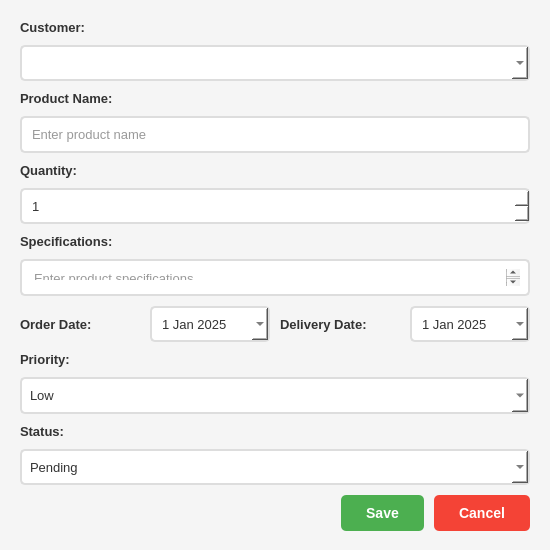
<?xml version="1.0" encoding="UTF-8"?>
<ui version="4.0">
 <class>OrderDialog</class>
 <widget class="QDialog" name="OrderDialog">
  <property name="geometry">
   <rect>
    <x>0</x>
    <y>0</y>
    <width>550</width>
    <height>550</height>
   </rect>
  </property>
  <property name="minimumSize">
   <size>
    <width>550</width>
    <height>550</height>
   </size>
  </property>
  <property name="maximumSize">
   <size>
    <width>550</width>
    <height>550</height>
   </size>
  </property>
  <property name="windowTitle">
   <string>Order Details</string>
  </property>
  <property name="styleSheet">
   <string notr="true">QDialog {
    background-color: #f5f5f5;
}

QLabel {
    font-size: 13px;
    color: #333;
    font-weight: bold;
}

QLineEdit, QTextEdit, QComboBox, QSpinBox, QDateEdit {
    padding: 8px;
    border: 2px solid #ddd;
    border-radius: 5px;
    font-size: 13px;
    background-color: white;
    color: #333;
}

QLineEdit:focus, QTextEdit:focus, QComboBox:focus, QSpinBox:focus, QDateEdit:focus {
    border: 2px solid #2196F3;
}

QPushButton#btnSave {
    background-color: #4CAF50;
    color: white;
    padding: 10px 25px;
    border: none;
    border-radius: 5px;
    font-size: 14px;
    font-weight: bold;
}

QPushButton#btnSave:hover {
    background-color: #45a049;
}

QPushButton#btnCancel {
    background-color: #f44336;
    color: white;
    padding: 10px 25px;
    border: none;
    border-radius: 5px;
    font-size: 14px;
    font-weight: bold;
}

QPushButton#btnCancel:hover {
    background-color: #da190b;
}</string>
  </property>
  <layout class="QVBoxLayout" name="verticalLayout">
   <property name="spacing">
    <number>10</number>
   </property>
   <property name="leftMargin">
    <number>20</number>
   </property>
   <property name="topMargin">
    <number>20</number>
   </property>
   <property name="rightMargin">
    <number>20</number>
   </property>
   <property name="bottomMargin">
    <number>20</number>
   </property>
   <item>
    <widget class="QLabel" name="label">
     <property name="text">
      <string>Customer:</string>
     </property>
    </widget>
   </item>
   <item>
    <widget class="QComboBox" name="cmbCustomer"/>
   </item>
   <item>
    <widget class="QLabel" name="label_2">
     <property name="text">
      <string>Product Name:</string>
     </property>
    </widget>
   </item>
   <item>
    <widget class="QLineEdit" name="txtProductName">
     <property name="placeholderText">
      <string>Enter product name</string>
     </property>
    </widget>
   </item>
   <item>
    <widget class="QLabel" name="label_3">
     <property name="text">
      <string>Quantity:</string>
     </property>
    </widget>
   </item>
   <item>
    <widget class="QSpinBox" name="spinQuantity">
     <property name="minimum">
      <number>1</number>
     </property>
     <property name="maximum">
      <number>10000</number>
     </property>
    </widget>
   </item>
   <item>
    <widget class="QLabel" name="label_4">
     <property name="text">
      <string>Specifications:</string>
     </property>
    </widget>
   </item>
   <item>
    <widget class="QTextEdit" name="txtSpecifications">
     <property name="maximumSize">
      <size>
       <width>16777215</width>
       <height>80</height>
      </size>
     </property>
     <property name="placeholderText">
      <string>Enter product specifications</string>
     </property>
    </widget>
   </item>
   <item>
    <layout class="QHBoxLayout" name="horizontalLayout">
     <item>
      <widget class="QLabel" name="label_5">
       <property name="text">
        <string>Order Date:</string>
       </property>
      </widget>
     </item>
     <item>
      <widget class="QDateEdit" name="dateOrder">
       <property name="calendarPopup">
        <bool>true</bool>
       </property>
       <property name="date">
        <date>
         <year>2025</year>
         <month>1</month>
         <day>1</day>
        </date>
       </property>
      </widget>
     </item>
     <item>
      <widget class="QLabel" name="label_6">
       <property name="text">
        <string>Delivery Date:</string>
       </property>
      </widget>
     </item>
     <item>
      <widget class="QDateEdit" name="dateDelivery">
       <property name="calendarPopup">
        <bool>true</bool>
       </property>
       <property name="date">
        <date>
         <year>2025</year>
         <month>1</month>
         <day>1</day>
        </date>
       </property>
      </widget>
     </item>
    </layout>
   </item>
   <item>
    <widget class="QLabel" name="label_7">
     <property name="text">
      <string>Priority:</string>
     </property>
    </widget>
   </item>
   <item>
    <widget class="QComboBox" name="cmbPriority">
     <item>
      <property name="text">
       <string>Low</string>
      </property>
     </item>
     <item>
      <property name="text">
       <string>Medium</string>
      </property>
     </item>
     <item>
      <property name="text">
       <string>High</string>
      </property>
     </item>
     <item>
      <property name="text">
       <string>Urgent</string>
      </property>
     </item>
    </widget>
   </item>
   <item>
    <widget class="QLabel" name="label_8">
     <property name="text">
      <string>Status:</string>
     </property>
    </widget>
   </item>
   <item>
    <widget class="QComboBox" name="cmbStatus">
     <item>
      <property name="text">
       <string>Pending</string>
      </property>
     </item>
     <item>
      <property name="text">
       <string>In Progress</string>
      </property>
     </item>
     <item>
      <property name="text">
       <string>Completed</string>
      </property>
     </item>
     <item>
      <property name="text">
       <string>Cancelled</string>
      </property>
     </item>
    </widget>
   </item>
   <item>
    <spacer name="verticalSpacer">
     <property name="orientation">
      <enum>Qt::Vertical</enum>
     </property>
     <property name="sizeHint" stdset="0">
      <size>
       <width>20</width>
       <height>40</height>
      </size>
     </property>
    </spacer>
   </item>
   <item>
    <layout class="QHBoxLayout" name="horizontalLayout_2">
     <item>
      <spacer name="horizontalSpacer">
       <property name="orientation">
        <enum>Qt::Horizontal</enum>
       </property>
       <property name="sizeHint" stdset="0">
        <size>
         <width>40</width>
         <height>20</height>
        </size>
       </property>
      </spacer>
     </item>
     <item>
      <widget class="QPushButton" name="btnSave">
       <property name="text">
        <string>Save</string>
       </property>
      </widget>
     </item>
     <item>
      <widget class="QPushButton" name="btnCancel">
       <property name="text">
        <string>Cancel</string>
       </property>
      </widget>
     </item>
    </layout>
   </item>
  </layout>
 </widget>
 <resources/>
 <connections/>
</ui>
